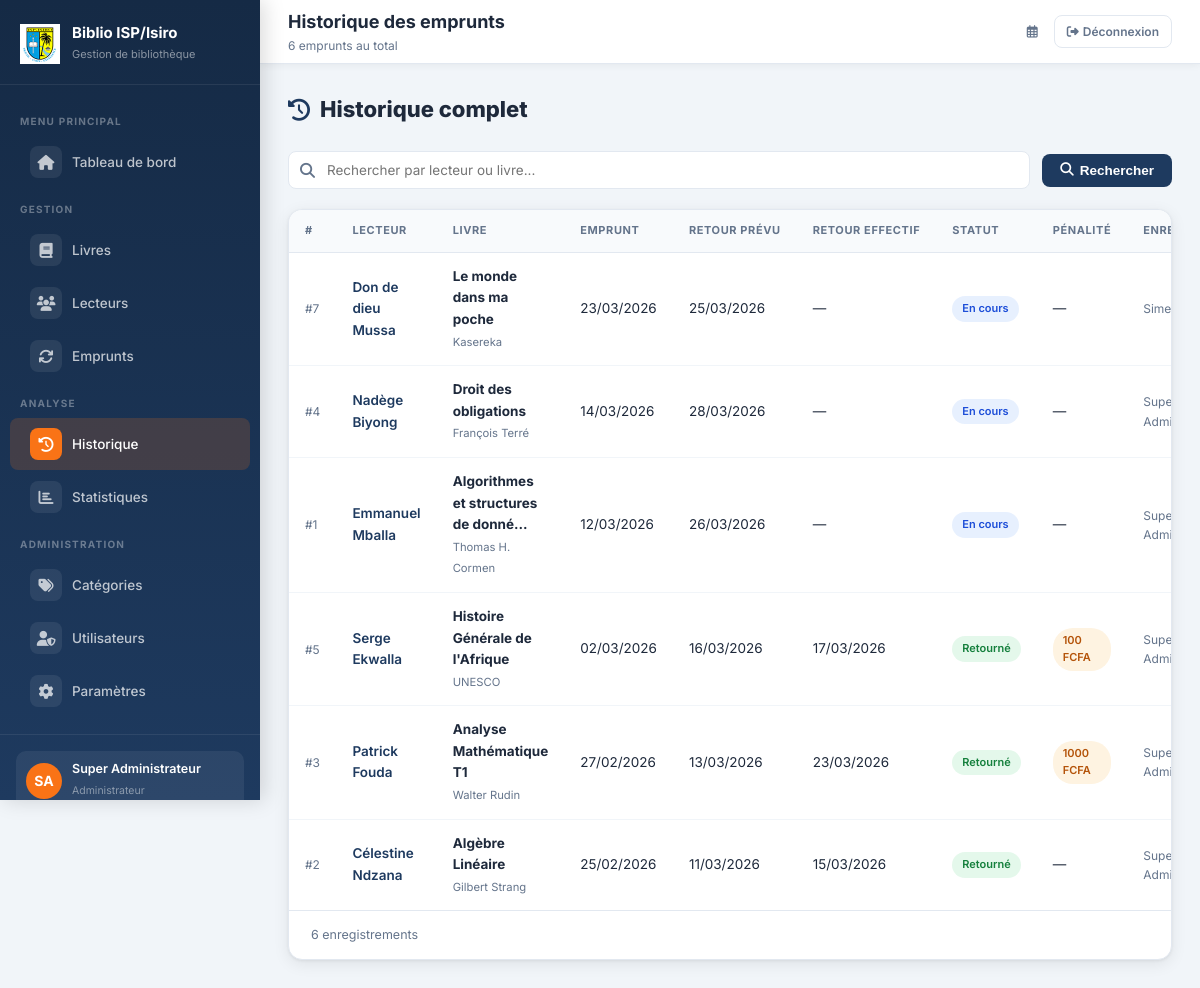
Page /historique/ (signed in) on the earlier database version.
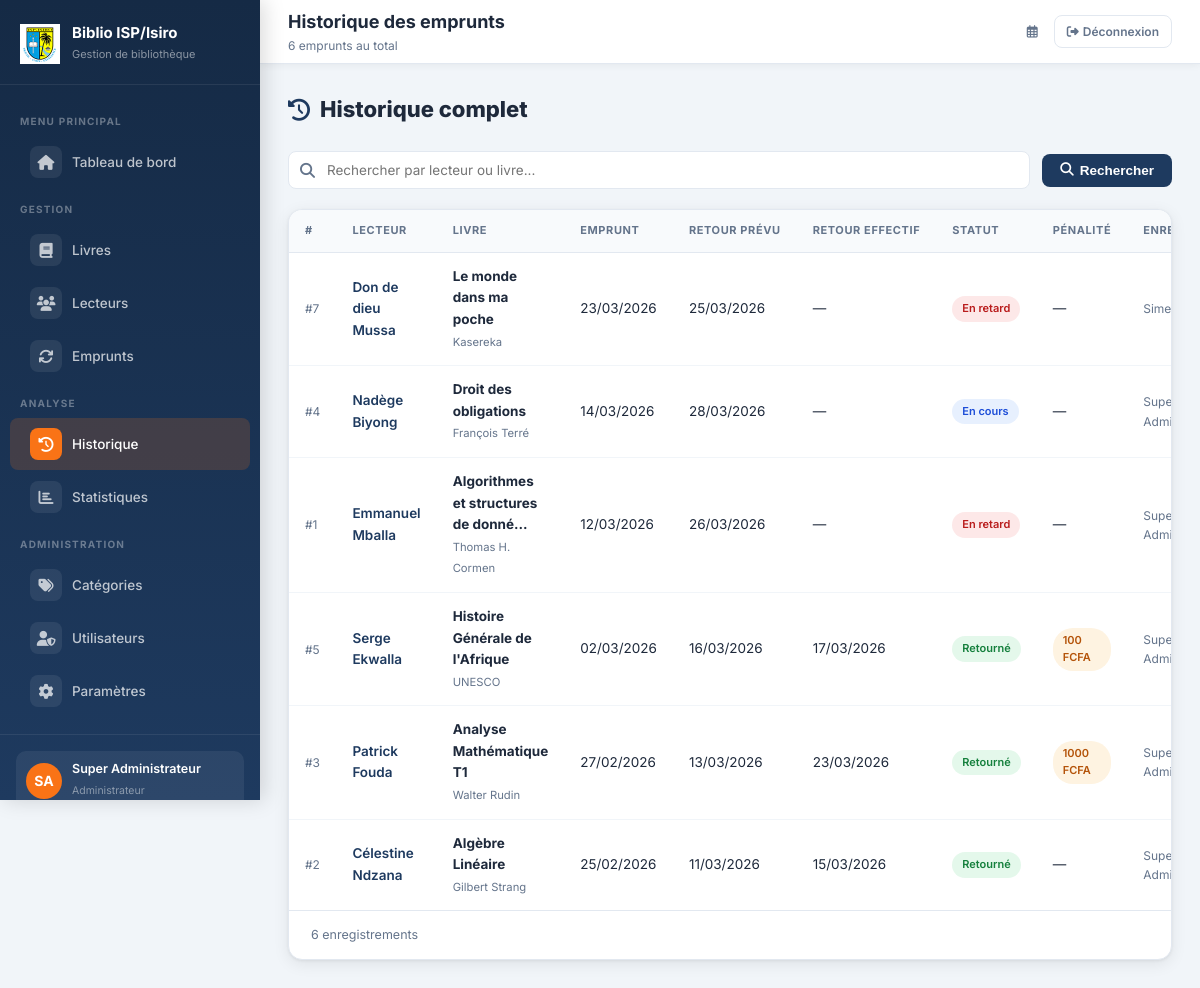
Same page on the later database version.
### bibliotheque/models.py (models this page shows, shortened)
class Emprunt(models.Model):
    STATUT_CHOICES = [
        ('en_cours', 'En cours'),
        ('retourne', 'Retourné'),
        ('en_retard', 'En retard'),
    ]
    lecteur = models.ForeignKey(Lecteur, on_delete=models.CASCADE, related_name='emprunts')
    livre = models.ForeignKey(Livre, on_delete=models.CASCADE, related_name='emprunts')
    date_emprunt = models.DateField(default=timezone.now)
    date_retour_prevue = models.DateField()
    date_retour_effective = models.DateField(null=True, blank=True)
    statut = models.CharField(max_length=20, choices=STATUT_CHOICES, default='en_cours')
    notes = models.TextField(blank=True)
    penalite = models.DecimalField(max_digits=8, decimal_places=2, default=0)
    enregistre_par = models.ForeignKey(
        Utilisateur, on_delete=models.SET_NULL, null=True, blank=True, related_name='emprunts_geres'
    )
    class Meta:
        verbose_name = 'Emprunt'
        verbose_name_plural = 'Emprunts'
        ordering = ['-date_emprunt']

class Lecteur(models.Model):
    nom = models.CharField(max_length=100)
    prenom = models.CharField(max_length=100)
    email = models.EmailField(blank=True)
    telephone = models.CharField(max_length=20, blank=True)
    adresse = models.TextField(blank=True)
    date_inscription = models.DateField(default=timezone.now)
    actif = models.BooleanField(default=True)
    def nom_complet(self):
        return f"{self.prenom} {self.nom}"
    class Meta:
        verbose_name = 'Lecteur'
        verbose_name_plural = 'Lecteurs'
        ordering = ['nom', 'prenom']

class Livre(models.Model):
    titre = models.CharField(max_length=200)
    auteur = models.CharField(max_length=200)
    categorie = models.ForeignKey(Categorie, on_delete=models.SET_NULL, null=True, blank=True, related_name='livres')
    isbn = models.CharField(max_length=20, blank=True)
    annee_publication = models.IntegerField(null=True, blank=True)
    editeur = models.CharField(max_length=150, blank=True)
    quantite_totale = models.PositiveIntegerField(default=1)
    quantite_disponible = models.PositiveIntegerField(default=1)
    description = models.TextField(blank=True)
    date_ajout = models.DateTimeField(auto_now_add=True)
    class Meta:
        verbose_name = 'Livre'
        verbose_name_plural = 'Livres'
        ordering = ['titre']

class Utilisateur(AbstractUser):
    ROLE_CHOICES = [
        ('admin', 'Administrateur'),
        ('gestionnaire', 'Gestionnaire'),
    ]
    role = models.CharField(max_length=20, choices=ROLE_CHOICES, default='gestionnaire')
    telephone = models.CharField(max_length=20, blank=True)
    def est_admin(self):
        return self.role == 'admin'
    class Meta:
        verbose_name = 'Utilisateur'
        verbose_name_plural = 'Utilisateurs'

### bibliotheque/views.py (the view)
# urls.py: path('historique/', views.historique, name='historique'),
@gestionnaire_ou_admin_required
def historique(request):
    emprunts = Emprunt.objects.select_related('lecteur', 'livre', 'enregistre_par').order_by('-date_emprunt')
    q = request.GET.get('q', '')
    if q:
        emprunts = emprunts.filter(
            Q(lecteur__nom__icontains=q) | Q(lecteur__prenom__icontains=q) | Q(livre__titre__icontains=q)
        )
    return render(request, 'bibliotheque/historique.html', {'emprunts': emprunts, 'q': q})

### bibliotheque/templates/bibliotheque/historique.html (shortened to what this page needs)
{% extends 'bibliotheque/base.html' %}
{% block page_title %}Historique des emprunts{% endblock %}
{% block page_subtitle %}{{ emprunts.count }} emprunt{{ emprunts.count|pluralize }} au total{% endblock %}
{% block content %}
<div class="page-header">
  <h1><i class="fas fa-history" style="color:var(--primary)"></i> Historique complet</h1>
</div>
<form method="get" class="filter-bar">
  <div class="search-bar" style="flex:1;min-width:260px;">
    <input type="text" name="q" value="{{ q }}" class="form-control" placeholder="Rechercher par lecteur ou livre..."/>
  </div>
  <button type="submit" class="btn btn-primary"><i class="fas fa-search"></i> Rechercher</button>
</form>
<div class="card">
  <div class="table-wrapper">
    <table>
      <thead>
        <tr>
          <th>#</th>
          <th>Lecteur</th>
          <th>Livre</th>
          <th>Emprunt</th>
          <th>Retour prévu</th>
          <th>Retour effectif</th>
          <th>Statut</th>
          <th>Pénalité</th>
          <th>Enregistré par</th>
        </tr>
      </thead>
      <tbody>
        {% for emp in emprunts %}
        <tr data-searchable>
          <td style="color:var(--text-muted);font-size:12px;">#{{ emp.pk }}</td>
          <td>
            <a href="{% url 'bibliotheque:detail_lecteur' emp.lecteur.pk %}" style="color:var(--primary);font-weight:600;text-decoration:none;">
              {{ emp.lecteur.nom_complet }}
            </a>
          </td>
          <td>
            <strong>{{ emp.livre.titre|truncatechars:35 }}</strong>
            <br><small style="color:var(--text-muted)">{{ emp.livre.auteur }}</small>
          </td>
          <td>{{ emp.date_emprunt|date:"d/m/Y" }}</td>
          <td>{{ emp.date_retour_prevue|date:"d/m/Y" }}</td>
          <td>{{ emp.date_retour_effective|date:"d/m/Y"|default:"—" }}</td>
          <td>
            {% if emp.statut == 'en_cours' %}<span class="badge badge-info">En cours</span>
            {% elif emp.statut == 'retourne' %}<span class="badge badge-success">Retourné</span>
            {% elif emp.statut == 'en_retard' %}<span class="badge badge-danger">En retard</span>{% endif %}
          </td>
          <td>
            {% if emp.penalite > 0 %}
              <span class="badge badge-warning">{{ emp.penalite|floatformat:0 }} FCFA</span>
            {% else %}—{% endif %}
          </td>
          <td style="color:var(--text-muted);font-size:12px;">
            {{ emp.enregistre_par.get_full_name|default:emp.enregistre_par.username|default:"—" }}
          </td>
        </tr>
        {% endfor %}
      </tbody>
    </table>
  </div>
  <div class="page-section">
    <span>{{ emprunts.count }} enregistrement{{ emprunts.count|pluralize }}</span>
  </div>
</div>
{% endblock %}

Differences in the rows shown:
changed Emprunt "Don de dieu Mussa": statut "En cours" → "En retard"
changed Emprunt "Emmanuel Mballa": statut "En cours" → "En retard"
